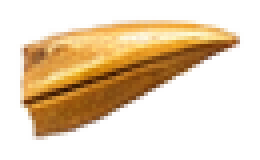
#> input picture assets/premium-bird-v1/parts/beak.png, 65 x 40 px, given in place of tail.png, which was not available (shown 4 times larger)
$ python preview_generator.py
#> lines starting #> are read from the running program, lines starting #| are printed output that depends on the picture
# Preview-only reference renderer. This is NOT the production Fableon renderer.
# Requires Pillow and ffmpeg on PATH. All artwork is loaded from this ZIP's assets.
from PIL import Image, ImageDraw, ImageFont
from pathlib import Path
import math, subprocess, sys
PARTS = Path(__file__).parent/'assets'/'premium-bird-v1'/'parts'
PREV = Path(__file__).parent/'previews'
(PREV/'frames').mkdir(parents=True,exist_ok=True)
def put_part(canvas,name,at,pivot,angle=0,scale=1):
 src=Image.open(PARTS/(name+'.png')).convert('RGBA')
 if scale!=1:
  src=src.resize((int(src.width*scale),int(src.height*scale)),Image.Resampling.LANCZOS)
  pivot=(pivot[0]*scale,pivot[1]*scale)
 side=round(max(src.size)*2.9)+20
 buf=Image.new('RGBA',(side,side),(0,0,0,0));mid=(side//2,side//2)
 buf.alpha_composite(src,(int(mid[0]-pivot[0]),int(mid[1]-pivot[1])))
 if angle:
  buf=buf.rotate(-angle,Image.Resampling.BICUBIC,expand=False)
 canvas.alpha_composite(buf,(int(at[0]-mid[0]),int(at[1]-mid[1])))

def smooth(t):return (3*t*t-2*t*t*t)
def lerp(a,b,t):return a+(b-a)*t
# x/y correspond to the new local reconstructed body's top-left, exact source-space pivot settings documented below.
# global rig has parent body, child head, wings, legs. Preview uses a single equivalent set of scene-space joints.
def paint_bird(canvas, frame=47, fixed_pose=None):
 if fixed_pose is not None:
  sample={'neutral':47,'raised':3,'lowered':6,'approach':24,'perched':47}
  frame=sample[fixed_pose]
 if frame<30:
  t=smooth(frame/30)
  x=lerp(100,300,t); y=lerp(70,225,t)
 else:
  x=300;y=225+ (7*math.sin((frame-30)/17*math.pi)*math.exp(-(frame-30)/10))
 # local joints in body coords; stable art registration
 body=(x,y)
 head=(x+151,y-34)
 wing=(x+145,y+65)
 farwing=(x+163,y+51)
 tail=(x+77,y+114)
 # Keep the toe contact height stable after the first landing frame.
 contactCompensation=(y-225) if frame>=30 else 0
 legL=(x+142,y+145-contactCompensation)
 legR=(x+193,y+145-contactCompensation)
 eye=(head[0]+140,head[1]+56)
 beak=(head[0]+175,head[1]+65)
 if frame<16:
  cycle=math.sin(frame*2*math.pi/8)
  nearAng=35+57*cycle
  farAng=20-32*cycle
 elif frame<30:
  t=smooth((frame-16)/14)
  nearAng=lerp(30,96,t)
  farAng=lerp(20,58,t)
 elif frame<=38:
  t=smooth((frame-30)/8)
  nearAng=lerp(96,8,t)
  farAng=lerp(58,12,t)
 else:
  nearAng=8;farAng=12
 put_part(canvas,'tail',tail,(118,18),angle=12,scale=.9)
 put_part(canvas,'wing-far',farwing,(147,25),angle=farAng,scale=.94)
 put_part(canvas,'leg-left',legL,(53,13),angle=0,scale=.63)
 put_part(canvas,'leg-right',legR,(53,12),angle=0,scale=.64)
 # intact wing-free body always renders, so moving wings do not reveal duplicate feathers.
 put_part(canvas,'body',(x,y),(0,0),angle=0,scale=1)
 put_part(canvas,'wing-near',wing,(148,23),angle=nearAng,scale=1)
 # the clean head is eye/beak free; those two are separate composites
 put_part(canvas,'head',head,(0,0),angle=0,scale=1)
 put_part(canvas,'beak',beak,(8,22),angle=0,scale=.72)
 put_part(canvas,'eye',eye,(22,22),angle=0,scale=.62)
 return (x,y)

def background(size=(960,540)):
#> called with size = (960, 540)
 out=Image.new('RGBA',size,(26,39,42,255));d=ImageDraw.Draw(out,'RGBA')
#> after `out = Image.new('RGBA', size, (26, 39, 42, 255))`:
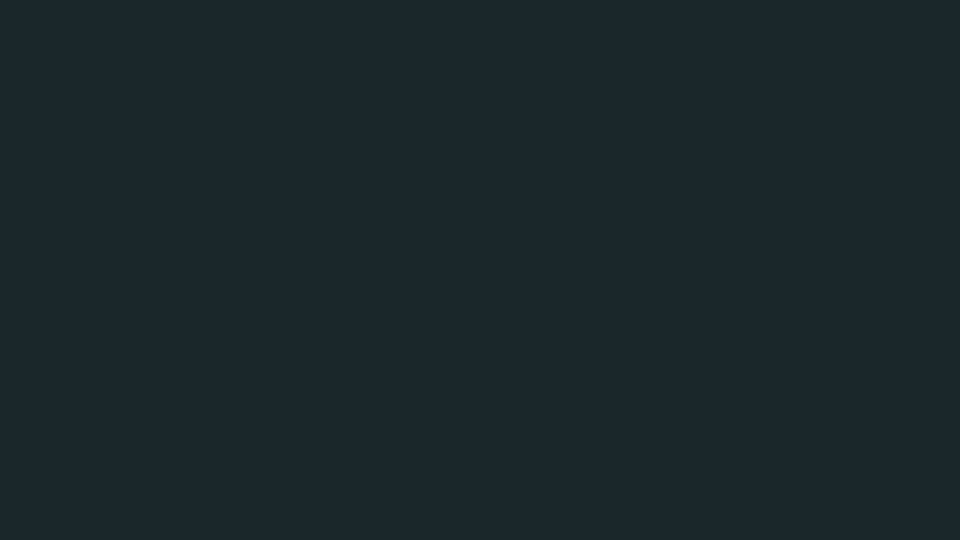
#> out: PIL image 960x540 RGBA; mean R, G, B, A 26, 39, 42, 255
 # branch registration and shadow: diagnostic only, explicitly not new premium forest art
 y=442
 d.line([(130,y+8),(912,y+8)],fill=(19,22,22,130),width=24)
 d.line([(130,y),(915,y-9)],fill=(113,84,53,255),width=21)
 d.line([(145,y-5),(902,y-14)],fill=(150,117,75,255),width=6)
 return out

selected={'wings-raised':3,'wings-lowered':6,'approach':24,'contact':30,'perched':47}
for name,frame in selected.items():
    c=background(); paint_bird(c,frame); c.convert('RGB').save(PREV/f'{name}.png')
#> after `c = background()`:
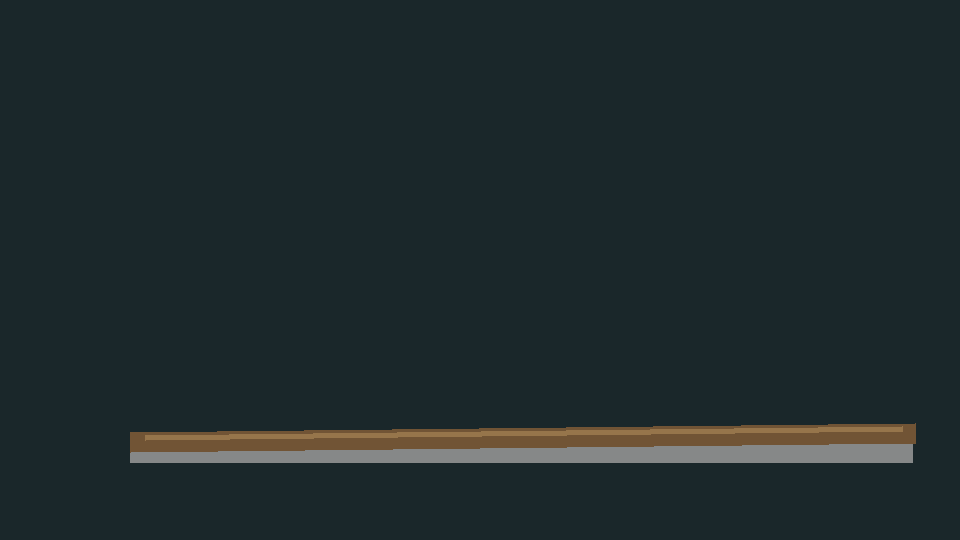
#> c: PIL image 960x540 RGBA; mean R, G, B, A 28.8, 40.2, 42, 252.2; transparent parts drawn white
#> in put_part, src is the input picture: PIL image 65x40 RGBA; mean R, G, B, A 228.4, 207.2, 179, 99.4
#> in put_part, `buf = Image.new('RGBA', (side, side), (0, 0, 0, 0))`: buf: PIL image 188x188 RGBA; every value is 0
#> call 2 of put_part, with name = 'wing-far', at = (268.6, 125.3), pivot = (147, 25), angle = -2.63, scale = 0.94
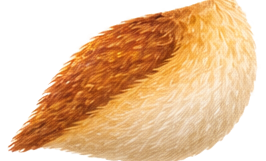
#> input picture assets/premium-bird-v1/parts/body.png, 266 x 161 px, given in place of wing-far.png, which was not available
#> in put_part, src is the input picture: PIL image 266x161 RGBA; mean R, G, B, A 230.2, 191.8, 153.8, 166.1
#> in put_part (call 2), `buf = Image.new('RGBA', (side, side), (0, 0, 0, 0))`: buf: PIL image 745x745 RGBA; every value is 0
#> in put_part (call 2), `buf.alpha_composite(src,(int(mid[0]-pivot[0]),int(mid[1]-pivot[1])))`:
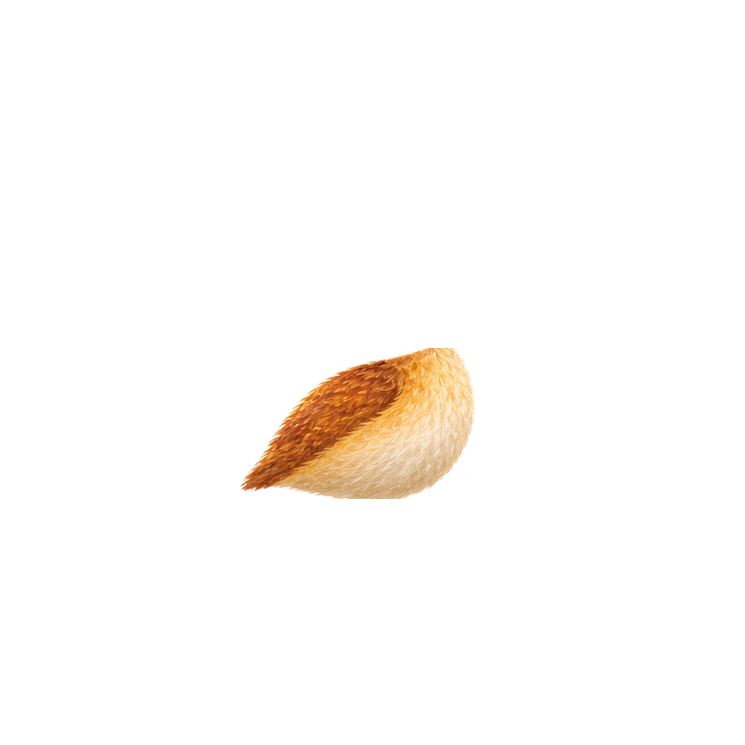
#> buf: PIL image 745x745 RGBA; mean R, G, B, A 10.2, 7.6, 5, 11.3; transparent parts drawn white
#> in put_part (call 2), `canvas.alpha_composite(buf,(int(at[0]-mid[0]),int(at[1]-mid[1])))`:
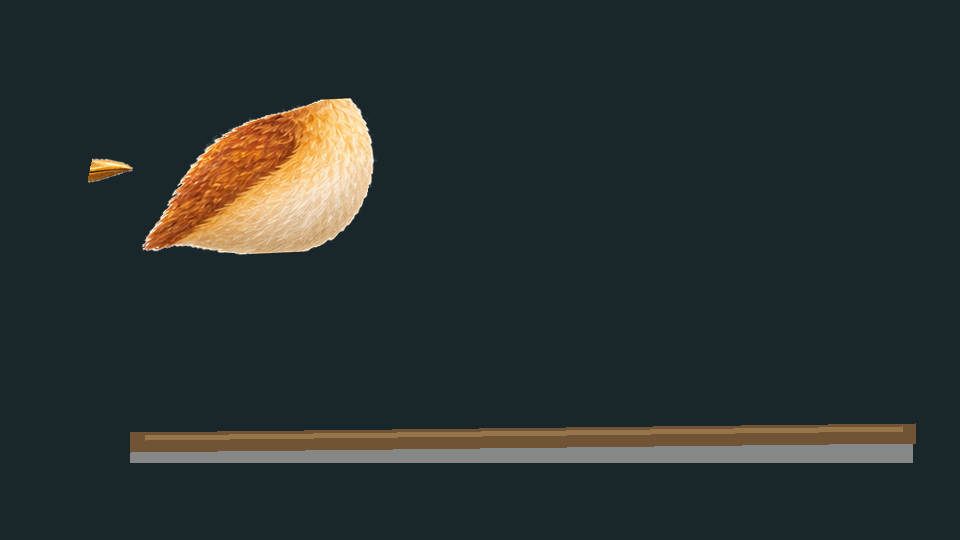
#> canvas: PIL image 960x540 RGBA; mean R, G, B, A 38.1, 46.1, 45, 252.2; transparent parts drawn white
#> call 3 of put_part, with name = 'leg-left', at = (247.6, 219.3), pivot = (53, 13), angle = 0, scale = 0.63
#> in put_part (call 3), `src=src.resize((int(src.width*scale),int(src.height*scale)),Image.Resa..`:
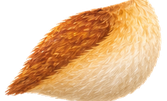
#> src: PIL image 167x101 RGBA; mean R, G, B, A 151.4, 113, 75.2, 166.1; transparent parts drawn white
#> in put_part (call 3), `buf = Image.new('RGBA', (side, side), (0, 0, 0, 0))`: buf: PIL image 504x504 RGBA; every value is 0
#> in put_part (call 3), `buf.alpha_composite(src,(int(mid[0]-pivot[0]),int(mid[1]-pivot[1])))`:
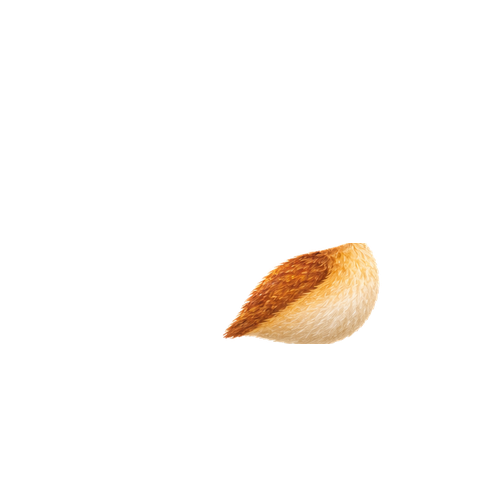
#> buf: PIL image 504x504 RGBA; mean R, G, B, A 10.1, 7.5, 5, 11; transparent parts drawn white
#> (the run stopped early here; a loop or call above may not have finished)
